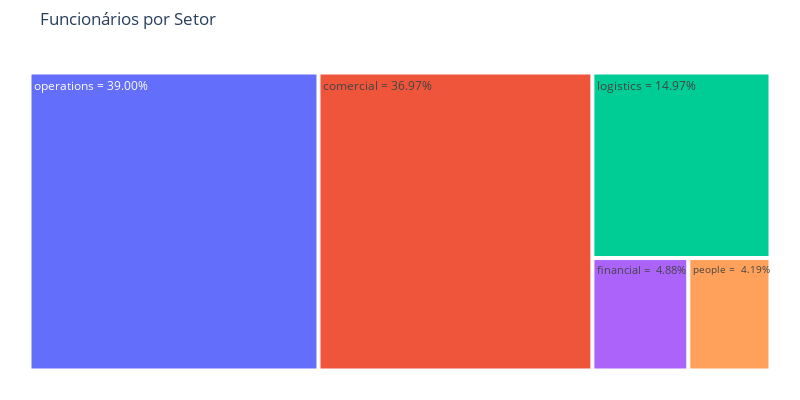

Here is the notebook cell this chart was saved with:
### Code cell
import plotly.express as px
fig = px.treemap(df_final, path=['lbl_2018'],values='performance_2s_2018', width=800, height=400, title = 'Funcionários por Setor')
fig.update_layout(
    #treemapcolorway = colors, #defines the colors in the treemap
    margin = dict(t=50, l=25, r=25, b=25))
fig.show()

### Figure 1 — Plotly figure (JSON) as saved in the notebook; plotly's stock layout.template omitted (floating-point values rounded to 4 significant figures)
{"data": [{"branchvalues": "total", "domain": {"x": [0, 1], "y": [0, 1]}, "hovertemplate": "labels=%{label}<br>performance_2s_2018=%{value}<br>parent=%{parent}<br>id=%{id}<extra></extra>", "ids": ["comercial = 36.97%", "financial =  4.88%", "logistics = 14.97%", "operations = 39.00%", "people =  4.19%"], "labels": ["comercial = 36.97%", "financial =  4.88%", "logistics = 14.97%", "operations = 39.00%", "people =  4.19%"], "name": "", "parents": ["", "", "", "", ""], "type": "treemap", "values": [583, 77, 236, 615, 66]}], "layout": {"height": 400, "legend": {"tracegroupgap": 0}, "margin": {"b": 25, "l": 25, "r": 25, "t": 50}, "title": {"text": "Funcionários por Setor"}, "width": 800}}
